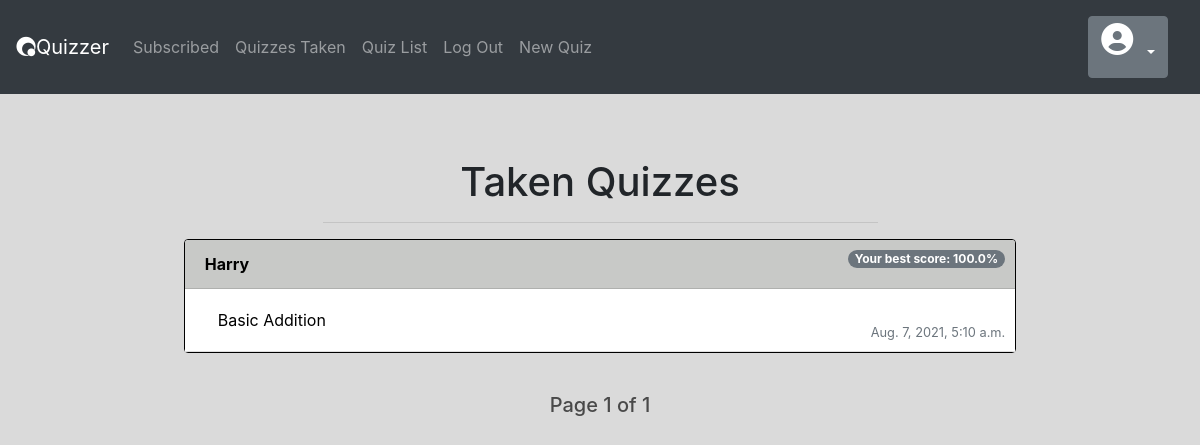
Screenshot of /taken/Alice (signed in) with the database file from the repository.
### quizapp/models.py (models this page shows, shortened)
class Final(models.Model):
    quiz = models.ForeignKey(Quiz, on_delete=models.CASCADE)
    user = models.CharField(max_length = 120)
    score = models.FloatField()

class Quiz(models.Model):
    creator = models.CharField(max_length=64)
    name = models.CharField(max_length = 120)
    subject = models.CharField(max_length = 120)
    questionamt = models.IntegerField()
    time = models.IntegerField()
    passingscore = models.IntegerField()
    difficulty = models.CharField(max_length=6, choices=CHOICES)
    timestamp = models.DateTimeField(auto_now=True)
    bestscoreuser = models.CharField(max_length=64, default=None)
    bestscore = models.IntegerField(default=None)

### quizapp/views.py (the view)
# urls.py: path("taken/<str:username>", views.taken, name='taken'),
@login_required
def taken(request, username):
    user = User.objects.get(username=request.user.username)
    finals = Final.objects.filter(user=username)
    quizzes = []
    finalss = []
    for final in finals:
        f = final.quiz
        quizzes.append(f)
        finalss.append(final)
    empty = False
    if len(quizzes) == 0:
        empty = True
    paginator = Paginator(finalss, 10) # Show 10 contacts per page.
    page_number = request.GET.get('page')
    page_obj = paginator.get_page(page_number)
    return render(request, "quizapp/taken.html", {
        "page_obj": page_obj,
        "empty": empty,
        "finals": finalss,
    })

### quizapp/templates/quizapp/taken.html (shortened to what this page needs)
{% extends "quizapp/layout.html" %}
{% load static %}
{% block body %}
<br><br>
{% if empty %}
<h1 class="center">No Quizzes Taken</h1>
{% else %}
<h1 class="center">Taken Quizzes</h1>
{% endif %}
<hr style="width: 50%">
  {% for final in page_obj %}
  <div class="post-view">
      <div class="card" style="width: 75%; margin-left: auto; margin-right: auto; border-color: black;">
          <div class="card-header" style="background-color: rgb(200, 201, 199);">
            <b><a style="color:black" href="#">{{final.quiz.creator}}</a></b>
            <span class="topright badge badge-pill badge-secondary">Your best score: {{final.score}}%</span>
          </div>
          <ul class="list-group list-group-flush">
            <li id="postbody{{post.id}}" class="list-group-item">
              <button class="btn btn-link modal-button"
              data-subject="{{final.quiz.subject}}"
              data-creator="{{final.quiz.creator}}"
              data-pk="{{final.quiz.pk}}"
              data-quiz="{{final.quiz.name}}"
              data-questions="{{final.quiz.questionamt}}"
              data-difficulty="{{final.quiz.difficulty}}"
              data-time="{{final.quiz.time}}"
              data-pass="{{final.quiz.passingscore}}"
              data-toggle="modal" data-target="#quizStartModal"
              style="color: black">
              {{final.quiz.name}}
              </button>
            </li>
              <small class="text-muted" style="position: absolute; bottom: 10px; right: 10px;">{{ final.quiz.timestamp }}</small>
          </ul>
        </div>
        <br>
      </div>
  {% endfor %}
    <span class="current">
      <h5 style="text-align: center; color: rgb(73, 73, 73);">Page {{ page_obj.number }} of {{ page_obj.paginator.num_pages }}</h5>
  </span>
{% endblock %}

### quizapp/static/quizapp/styles.css (style rules this page uses)
.center { text-align: center; }
body { background-color: rgb(218, 218, 218); }
.topright { position: absolute; top: 10px; right: 10px; }

### rows the page displays
Final: quiz.creator "Harry", score "100.0", quiz.name "Basic Addition", quiz.timestamp "Aug. 7, 2021, 5:10 a.m."

### other values shown
{{ page_obj.number }} "1"
{{ page_obj.paginator.num_pages }} "1"
